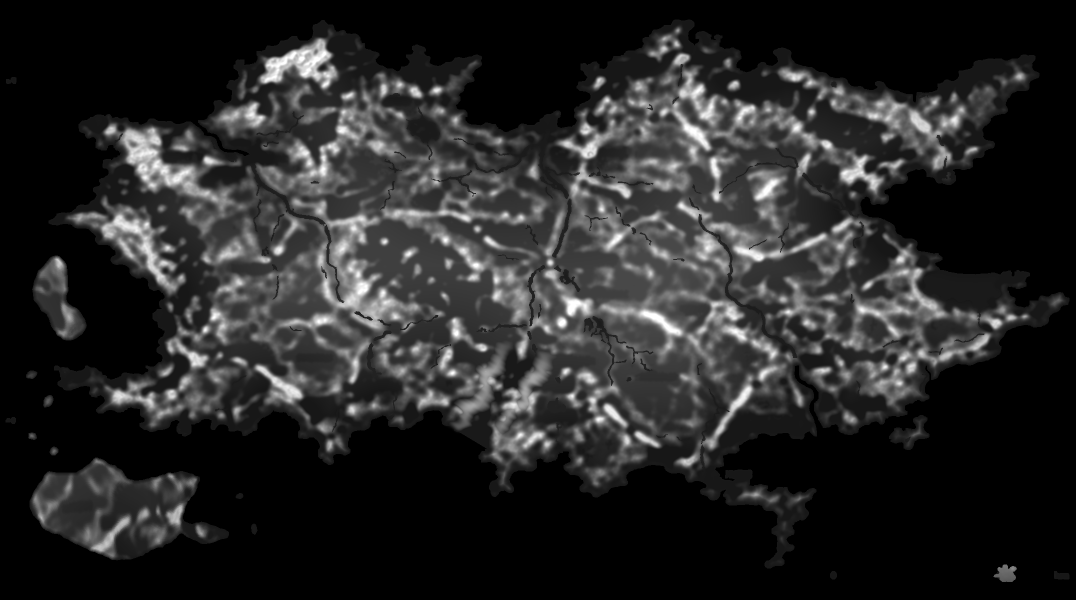
#> input picture flight/silvermoon_heightmap.png, 2152 x 1200 px (shown at 1/2 size)
$ python build_loneisle.py
#> lines starting #> are read from the running program, lines starting #| are printed output that depends on the picture
#!/usr/bin/env python3
# -*- coding: utf-8 -*-
"""孤舟島（ver -2225，Ray 指定 (2012,1150)：「把整座島依 background 畫村落地形」）。

世界觀（resources/background/loneisle/_spec.md）：雲海中的一座孤島，四面懸崖落進雲裡，
畫面上沒有海水；工匠村落（船匠、槍匠）。地形照那 13 張日景排：

    北端  雲海崖（cliff）—— 崖邊木欄，島的最北尖
    東北  引航燈塔（lighthouse）—— 坡頂石造燈塔，全島最高的小丘
    西北  工匠頭領之家（chief）／島緣荒地（wild，風蝕岩＋矮草）
    中央  島心廣場（plaza）—— 石鋪小廣場，北面往上坡（north）
    西    船匠街（west）→ 船匠船台（slipway）懸在西崖外
    東    東坡（east）：旅舍、食堂、材料舖
    西南  槍匠工坊（gunsmith）

整座島是一塊**往北抬升的高台**：南緣最低、往北一路上坡（north 那一格就是上坡路），
東北再隆起一個燈塔丘；四周一律是陡崖（崖腳直接是雲海，高度 0）。

▍為什麼是獨立一支、而不是加進 build_terrain.py
現行的 silvermoon_*.png **重跑 build_terrain.py 重現不出來**（實測差 60590 px —— 之後還有
別的修改直接蓋在輸出上）。所以這一支只動「島」那一小塊，其餘一個像素都不碰。

▍可重跑（冪等）
第一次跑時把那一塊的原狀存進 `_src/terrain/loneisle_before_{h,t}.png`，之後每次都先
**還原那一塊再重畫** —— 改參數重跑不會一層一層疊上去。
要整個拿掉：`python3 flight/build_loneisle.py --remove`。

用法：  python3 flight/build_loneisle.py [--remove]
跑完：  TERRAIN_V 自動 +1（同 build_terrain.py 的 bump_terrain_v）；再跑 `python3 tools/bust.py --bump`。
地表的量體（房屋／燈塔／船台）在 index.html 的 `RUIN_ART.loneisle`，⚠ 那邊的位置與這裡的
地形是同一組局部座標（1 地圖像素＝20 世界單位、原點＝島心 (2012,1150)）—— 改一邊要改另一邊。
"""
import argparse
import os
import re

import numpy as np
from PIL import Image
import cv2

HERE = os.path.dirname(os.path.abspath(__file__))
OUT_H = os.path.join(HERE, 'silvermoon_heightmap.png')
OUT_T = os.path.join(HERE, 'silvermoon_terrain.png')
SNAP_H = os.path.join(HERE, '_src/terrain/loneisle_before_h.png')
SNAP_T = os.path.join(HERE, '_src/terrain/loneisle_before_t.png')

CX, CY = 2012, 1150          # 島心（＝PLACES 那一筆、RUIN_ART.loneisle 的原點）
# ver -2226（Ray：「破圖了 陸塊可以加大一點沒關係」）：整座島放大 K 倍 —— 形狀與高度的式子照舊寫在
#   「K=1 的座標」上（下面一律用 uu=u/K、vv=v/K），量體那邊的位置也乘同一個 K（RUIN_ART.loneisle）。
K = 1.6
# 這一支能動的方框（地圖像素）。⚠ 南緣離地圖底只有 50 px，方框不是正方形。
X0, X1 = CX - 62, CX + 62
Y0, Y1 = CY - 62, min(1199, CY + 48)
SW, SH = X1 - X0 + 1, Y1 - Y0 + 1
SEA_GREY = 44 / 520 * 255.0  # 21.6：雲海線（CLOUD_H / PEAK_SCALE）

# ══ 街道（ver -2233，Ray：「太多了 做一些層次 街道 高低差 那是船匠聚落」）══
# **世界座標**（原點＝島心、+x 東、+y 南；1 地圖像素＝20），index.html 的 RUIN_ART.loneisle.streets **照抄這一份**（改一邊要改另一邊）——
# 房子沿著這幾條排，所以兩邊一定要一致（量體是用 tools 外的一次性腳本讀這一份排的）。
STREETS = {
    'west':   [(0, 10), (-300, 18), (-560, 25)],                 # 船匠街 → 西岬船台
    'north':  [(0, -60), (-10, -240), (-30, -420), (-60, -520)],  # 北坡上坡路 → 雲海崖
    'east':   [(60, 0), (200, -15), (380, -10)],                  # 東坡
    'eastup': [(210, -20), (225, -150), (240, -260)],             # 東坡往上 → 旅舍
    'light':  [(240, -260), (380, -330), (464, -384)],            # 往燈塔的小路
    'south':  [(-30, 60), (-120, 160), (-210, 250)],              # 南巷 → 槍匠
}
PLAZA_R = 70        # 廣場半徑（世界單位）
TERRACE = 10.0      # 階地一階幾個灰階（×2.04 ≈ 20 世界單位；7 從巡航高度看不出來）


# [14 lines left out: functions vnoise, fbm, not called in this run]


def gauss(u, v, cx, cy, rx, ry):
    return np.exp(-(((u - cx) / rx) ** 2 + ((v - cy) / ry) ** 2))


# [118 lines left out: functions build, bump_terrain_v, not called in this run]


def main():
    ap = argparse.ArgumentParser()
    ap.add_argument('--remove', action='store_true', help='還原成沒有孤舟島的原狀')
    a = ap.parse_args()
    h = np.asarray(Image.open(OUT_H).convert('L')).copy()
#> h is the input picture: shape (1200, 2152); min 0, max 255, mean 39
    t = np.asarray(Image.open(OUT_T).convert('RGB')).copy()
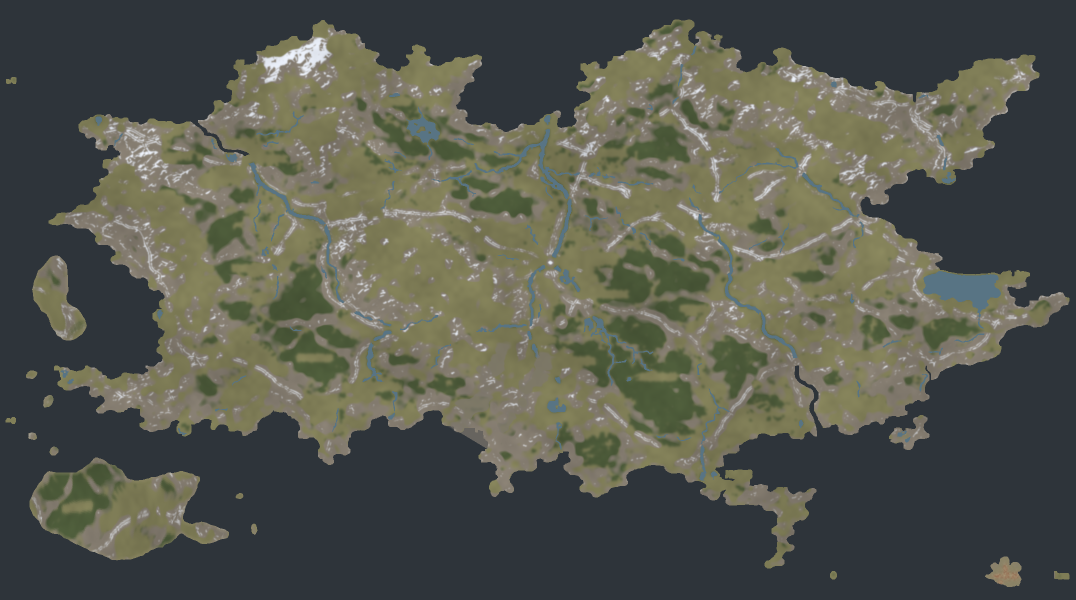
#> input picture flight/silvermoon_terrain.png, 2152 x 1200 px (shown at 1/2 size)
#> t is the input picture: shape (1200, 2152, 3); mean R, G, B 85.1, 87.5, 77.5
    if not os.path.exists(SNAP_H):
        # ⚠ 安全檢查只在第一次（存原狀時）做：方框裡除了雲海不能有既有陸地 ——
        #   (1990~2020,1150) 原本有一撮 23~24 的殘渣（剛好高出雲線 1~2），那不算陸地。
        blk = h[Y0:Y1 + 1, X0:X1 + 1]
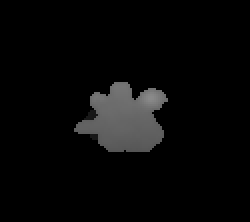
#> blk: shape (111, 125) (shown 2 times larger); min 0, max 138, mean 8
#> (the run stopped early here; a loop or call above may not have finished)
